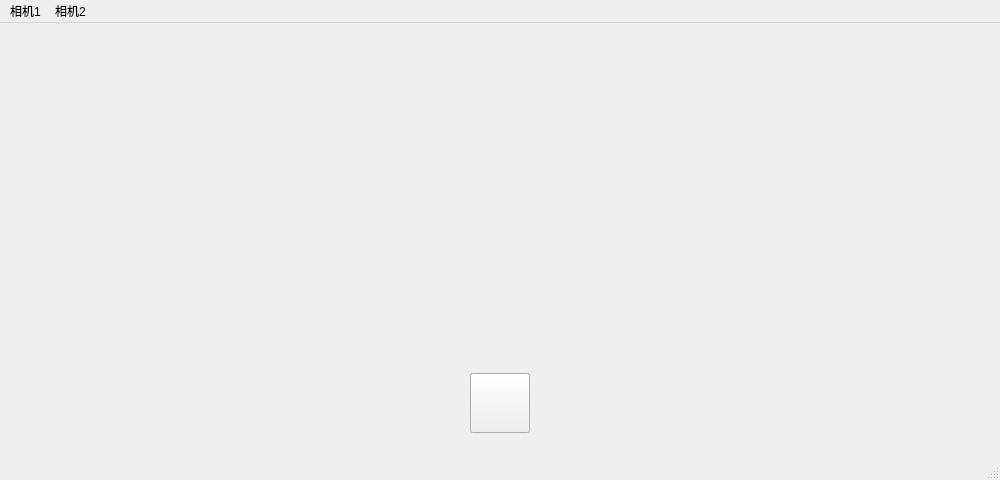
<?xml version="1.0" encoding="UTF-8"?>
<ui version="4.0">
 <class>double_capture</class>
 <widget class="QMainWindow" name="double_capture">
  <property name="geometry">
   <rect>
    <x>0</x>
    <y>0</y>
    <width>1000</width>
    <height>480</height>
   </rect>
  </property>
  <property name="windowTitle">
   <string>MainWindow</string>
  </property>
  <widget class="QWidget" name="centralwidget">
   <widget class="QLabel" name="left_img">
    <property name="geometry">
     <rect>
      <x>0</x>
      <y>0</y>
      <width>500</width>
      <height>480</height>
     </rect>
    </property>
    <property name="text">
     <string/>
    </property>
    <property name="alignment">
     <set>Qt::AlignCenter</set>
    </property>
   </widget>
   <widget class="QLabel" name="right_img">
    <property name="geometry">
     <rect>
      <x>500</x>
      <y>0</y>
      <width>500</width>
      <height>480</height>
     </rect>
    </property>
    <property name="text">
     <string/>
    </property>
    <property name="alignment">
     <set>Qt::AlignCenter</set>
    </property>
   </widget>
   <widget class="QPushButton" name="capture">
    <property name="geometry">
     <rect>
      <x>470</x>
      <y>350</y>
      <width>60</width>
      <height>60</height>
     </rect>
    </property>
    <property name="cursor">
     <cursorShape>PointingHandCursor</cursorShape>
    </property>
    <property name="text">
     <string/>
    </property>
    <property name="icon">
     <iconset resource="image.qrc">
      <normaloff>:/icon/capture.png</normaloff>:/icon/capture.png</iconset>
    </property>
    <property name="iconSize">
     <size>
      <width>48</width>
      <height>48</height>
     </size>
    </property>
   </widget>
  </widget>
  <widget class="QMenuBar" name="menubar">
   <property name="geometry">
    <rect>
     <x>0</x>
     <y>0</y>
     <width>1000</width>
     <height>22</height>
    </rect>
   </property>
   <widget class="QMenu" name="menu_1">
    <property name="title">
     <string>相机1</string>
    </property>
   </widget>
   <widget class="QMenu" name="menu_2">
    <property name="title">
     <string>相机2</string>
    </property>
   </widget>
   <addaction name="menu_1"/>
   <addaction name="menu_2"/>
  </widget>
  <widget class="QStatusBar" name="statusbar"/>
 </widget>
 <resources>
  <include location="image.qrc"/>
 </resources>
 <connections/>
</ui>
